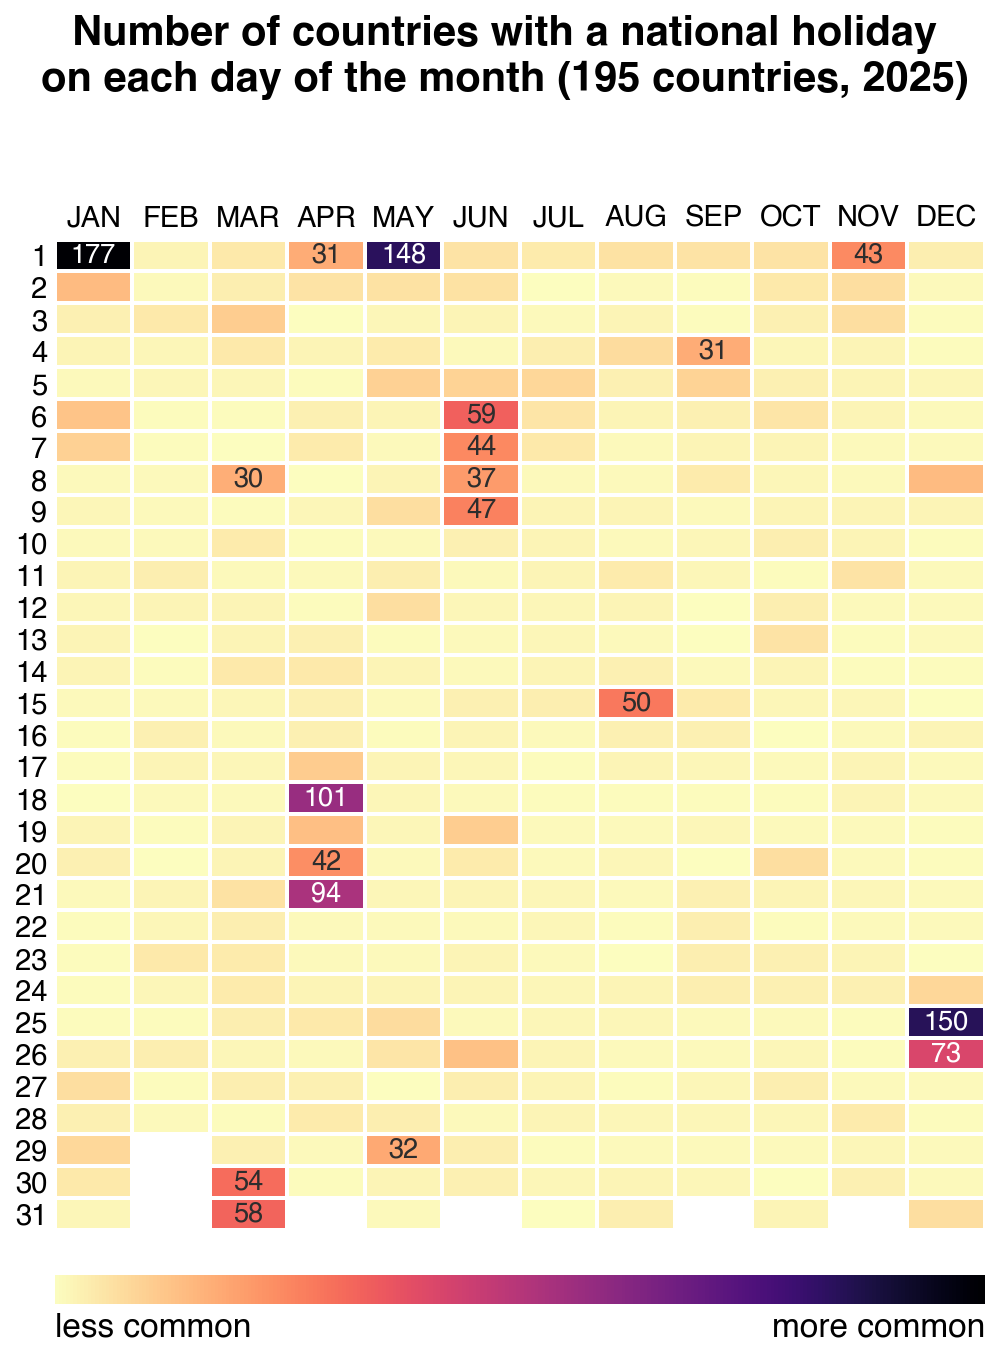

Source code (Python):
import calendar
from collections import Counter

import holidays
import numpy as np
import pandas as pd
import seaborn as sns
import matplotlib.pyplot as plt

YEAR = 2025
MONTHS = ["JAN", "FEB", "MAR", "APR", "MAY", "JUN",
          "JUL", "AUG", "SEP", "OCT", "NOV", "DEC"]

# UN member states (193) + permanent observers (Holy See, Palestine) = 195.
UN_MEMBERS = {
    "AF","AL","DZ","AD","AO","AG","AR","AM","AU","AT","AZ","BS","BH","BD","BB",
    "BY","BE","BZ","BJ","BT","BO","BA","BW","BR","BN","BG","BF","BI","CV","KH",
    "CM","CA","CF","TD","CL","CN","CO","KM","CG","CD","CR","CI","HR","CU","CY",
    "CZ","DK","DJ","DM","DO","EC","EG","SV","GQ","ER","EE","SZ","ET","FJ","FI",
    "FR","GA","GM","GE","DE","GH","GR","GD","GT","GN","GW","GY","HT","HN","HU",
    "IS","IN","ID","IR","IQ","IE","IL","IT","JM","JP","JO","KZ","KE","KI","KP",
    "KR","KW","KG","LA","LV","LB","LS","LR","LY","LI","LT","LU","MG","MW","MY",
    "MV","ML","MT","MH","MR","MU","MX","FM","MD","MC","MN","ME","MA","MZ","MM",
    "NA","NR","NP","NL","NZ","NI","NE","NG","MK","NO","OM","PK","PW","PA","PG",
    "PY","PE","PH","PL","PT","QA","RO","RU","RW","KN","LC","VC","WS","SM","ST",
    "SA","SN","RS","SC","SL","SG","SK","SI","SB","SO","ZA","SS","ES","LK","SD",
    "SR","SE","CH","SY","TJ","TZ","TH","TL","TG","TO","TT","TN","TR","TM","TV",
    "UG","UA","AE","GB","US","UY","UZ","VU","VE","VN","YE","ZM","ZW",
    "VA","PS",
}

codes = [c for c in holidays.list_supported_countries() if len(c) == 2 and c in UN_MEMBERS]

counts = Counter()
for code in codes:
    try:
        h = holidays.country_holidays(code, years=YEAR)
    except Exception:
        continue
    counts.update({(d.month, d.day) for d in h.keys()})

matrix = np.full((31, 12), np.nan)
for month in range(1, 13):
    for day in range(1, calendar.monthrange(YEAR, month)[1] + 1):
        matrix[day - 1, month - 1] = counts.get((month, day), 0)

df = pd.DataFrame(matrix, index=range(1, 32), columns=MONTHS)

fig, ax = plt.subplots(figsize=(8, 10))
sns.heatmap(
    df, cmap="magma_r", linewidths=1, linecolor="white",
    mask=df.isna(), ax=ax, cbar=False,
)
ax.set_ylabel("")
ax.set_xlabel("")
ax.xaxis.tick_top()
ax.tick_params(axis="x", rotation=0, bottom=False, top=True,
               labelbottom=False, labeltop=True,
               length=0, labelsize=14)
ax.tick_params(axis="y", rotation=0, length=0, labelsize=14)

THRESHOLD = 30
cmap = plt.get_cmap("magma_r")
vmax = int(np.nanmax(df.values))
for day in range(1, 32):
    for col, month in enumerate(MONTHS):
        v = df.loc[day, month]
        if not np.isnan(v) and v >= THRESHOLD:
            r, g, b, _ = cmap(v / vmax)
            luminance = 0.299 * r + 0.587 * g + 0.114 * b
            color = "white" if luminance < 0.5 else "#2d2d2d"
            ax.text(col + 0.5, day - 0.5, f"{int(v)}",
                    ha="center", va="center", color=color,
                    fontsize=13)

# Horizontal gradient legend below the heatmap ("menos comum" → "mais comum").
fig.subplots_adjust(bottom=0.18, top=0.84)
bbox = ax.get_position()
gap = 0.03        # space between heatmap and the gradient bar
grad_h = 0.02     # height of the gradient bar
grad_bottom = bbox.y0 - gap - grad_h
legend_ax = fig.add_axes([bbox.x0, grad_bottom, bbox.width, grad_h])
grad = np.linspace(0, 1, 256).reshape(1, -1)
legend_ax.imshow(grad, aspect="auto", cmap="magma_r")
legend_ax.set_xticks([])
legend_ax.set_yticks([])
for spine in legend_ax.spines.values():
    spine.set_visible(False)

label_y = grad_bottom - 0.005
fig.text(bbox.x0, label_y, "less common", ha="left", va="top", fontsize=16)
fig.text(bbox.x1, label_y, "more common", ha="right", va="top", fontsize=16)

fig.suptitle(f"Number of countries with a national holiday\n"
             f"on each day of the month ({len(codes)} countries, {YEAR})",
             fontsize=20, y=0.99, fontweight="bold")
plt.savefig("holidays_heatmap_2025.png", dpi=150, bbox_inches="tight")
